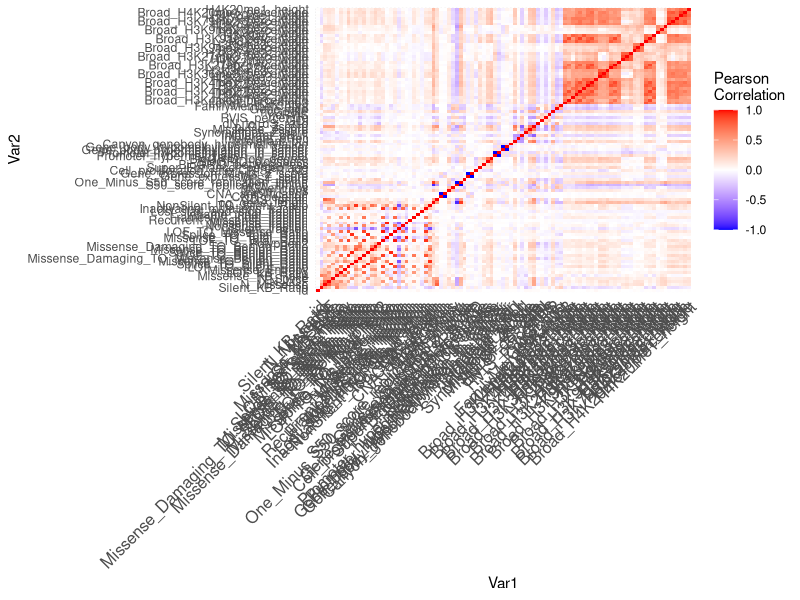
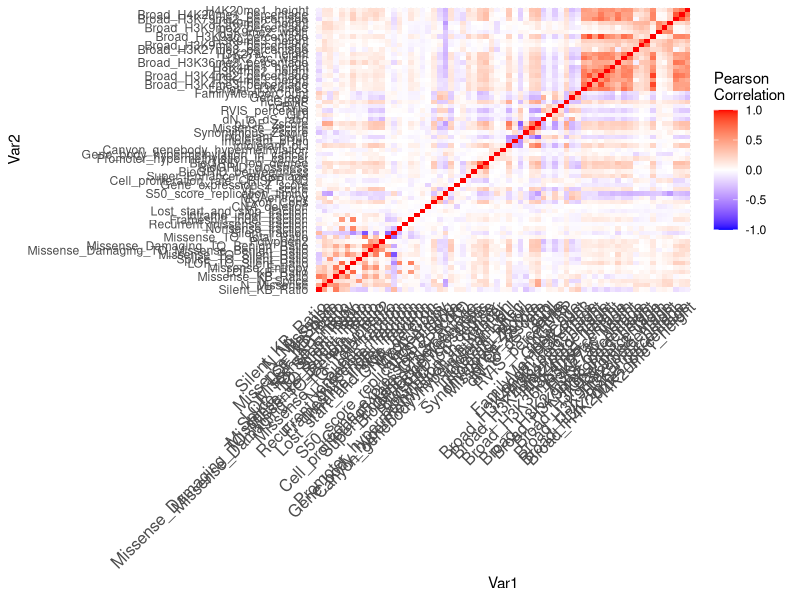
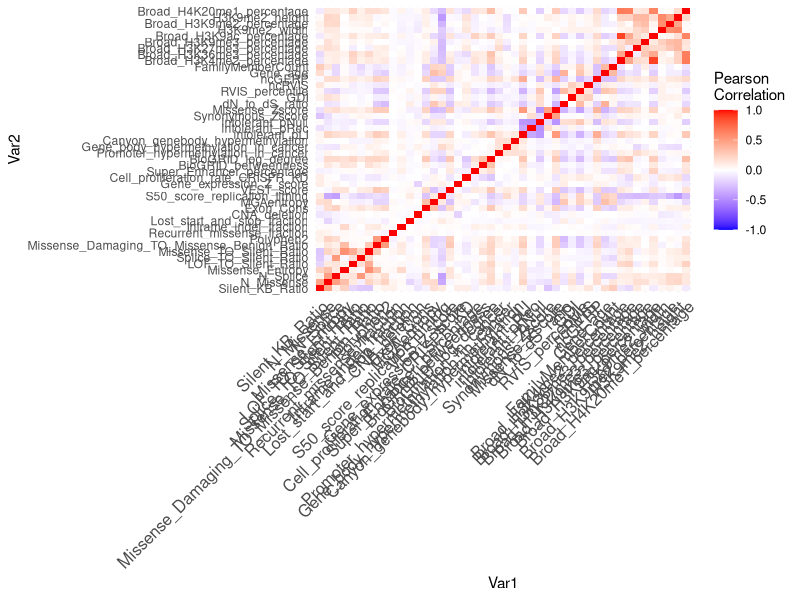
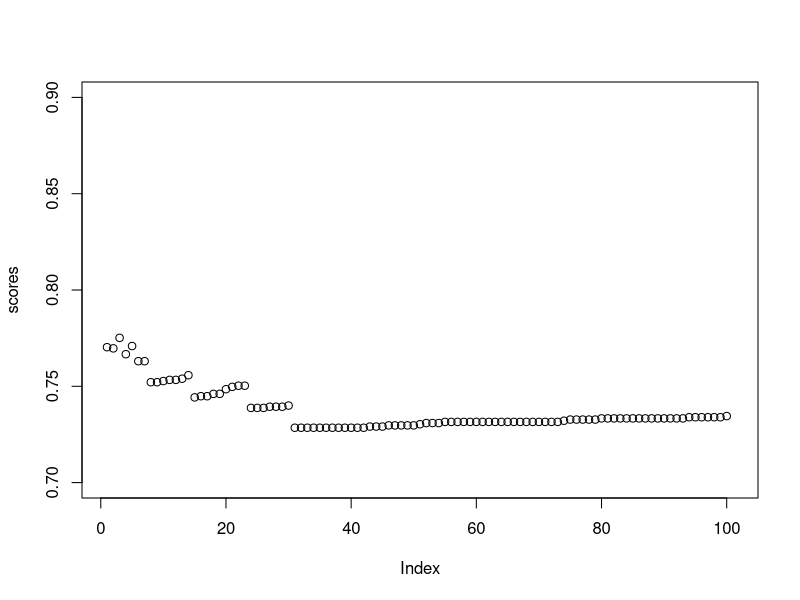
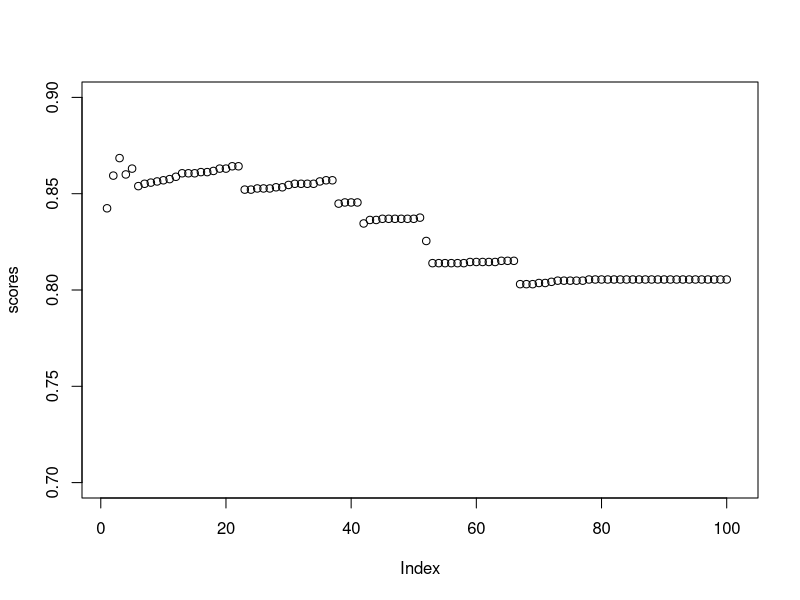
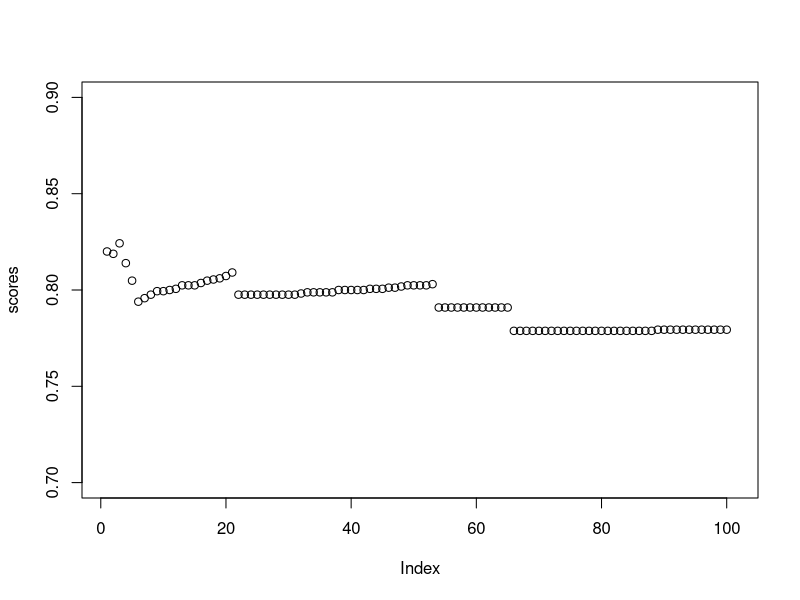
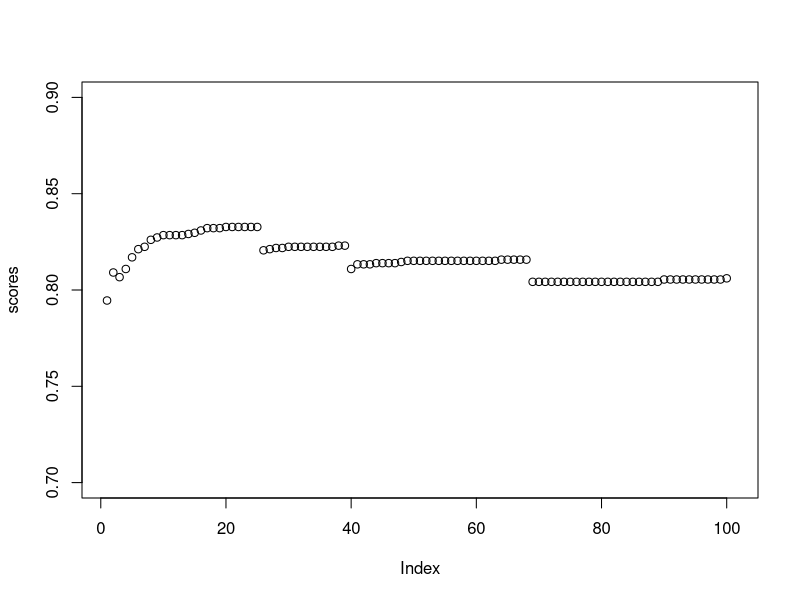
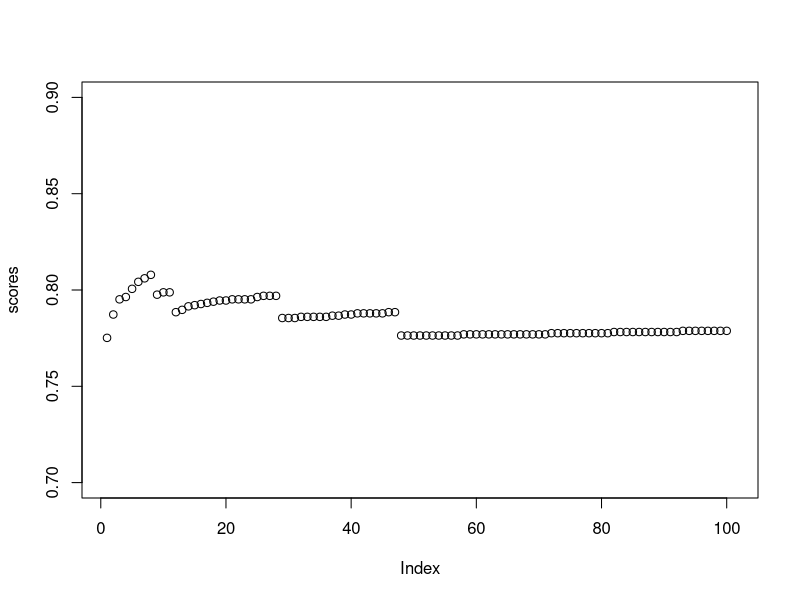

Recreate these plots in R, in order. (Note: this script raises an error after producing the figures.)
## ---- chunk 1
knitr::opts_chunk$set(echo = TRUE, comment = NA)
## ---- chunk 2
training <- read.csv("training.csv", stringsAsFactors = TRUE)
training$class <- factor(training$class)
levels(training$class) <- c("NG", "OG", "TSG")
outlier <- function(data) {
  low <- mean(data) - 3 * sd(data)
  high <- mean(data) + 3 * sd(data)
  which(data < low | data > high)
}
library(ggplot2)
scatter <- function(var) {
  ggplot(training, aes_string(var, "class")) +
    geom_jitter(width = 0.05, height = 0.1, size = 0.1,
                colour = rgb(0, 0, 0, alpha = 1 / 3))
}
scat_plot <- lapply(names(training)[-99], scatter)
library(gridExtra)
# grid.arrange(grobs = scat_plot[1:20], ncol = 4)
# grid.arrange(grobs = scat_plot[21:40], ncol = 4)
# grid.arrange(grobs = scat_plot[41:60], ncol = 4)
# grid.arrange(grobs = scat_plot[61:80], ncol = 4)
# grid.arrange(grobs = scat_plot[81:98], ncol = 4)
outlier_index <- sort(table(unlist(lapply(training[,-99], outlier))), decreasing = TRUE)
outlier_index[1:100]
training <- training[-as.numeric(names(outlier_index)[1:50]),]
sort(training$Missense_TO_Silent_Ratio, decreasing = TRUE)[1:10]
training <- training[-which(training$Missense_TO_Silent_Ratio > 100), ]
sort(training$Missense_KB_Ratio, decreasing = TRUE)[1:10]
training <- training[-which(training$Missense_KB_Ratio > 2000), ]
sort(training$LOF_TO_Silent_Ratio, decreasing = TRUE)[1:10]
training <- training[-which(training$LOF_TO_Silent_Ratio > 5), ]
sort(training$Gene_expression_Z_score, decreasing = TRUE)[1:10]
training <- training[-which(training$Gene_expression_Z_score > 4), ]
sort(training$dN_to_dS_ratio, decreasing = TRUE)[1:10]
training <- training[-which(training$dN_to_dS_ratio > 5),]
sort(training$Silent_KB_Ratio, decreasing = TRUE)[1:10]
training <- training[-which(training$Silent_KB_Ratio > 200), ]
sort(training$Lost_start_and_stop_fraction, decreasing = TRUE)[1:10]
training <- training[-which(training$Lost_start_and_stop_fraction > 0.2),]
sort(training$Synonymous_Zscore, decreasing = FALSE)[1:10]
training <- training[-which(training$Synonymous_Zscore < -15), ]
numeric_training <- training[,-99]

n_zeroes <- rep(NA, nrow(numeric_training))

for(i in seq_len(nrow(numeric_training))){
  row_i_zeroes <- 0
  for(j in seq_len(ncol(numeric_training))){
    if(round(numeric_training[i,j], digits = 5) == 0){
      row_i_zeroes <- row_i_zeroes + 1
    }
  }
  n_zeroes[i] <- row_i_zeroes
}
training <- training[n_zeroes <= 50, ]
# Remove 1 of 2 variables that have r value of 1 or -1 (i.e. perfectly correlated)
perf_corr <- which(abs(cor(training[,-99])) == 1, arr.ind = TRUE)
which(perf_corr[,1] != perf_corr[,2])
training <- training[, -43]
## ---- chunk 3
library(dplyr)
#function to calculate wca
score <- function (conf_mat) {
  print(sum(diag(conf_mat) * c(1, 20, 20)))
  print(sum(diag(conf_mat) * c(1, 20, 20)) / sum(apply(conf_mat, 2, sum) * c(1, 20, 20)))
}

# Set new threshold to account for unbalanced data
classify <- function(probs, k) {
  if (any(probs[2:3] > k)) {
    subset <- probs[2:3]
    output <- which(subset == max(subset))
    if (length(output) > 1) {
        output <- sample(1:2, 1)
    }
  } else {
    output <- 0
  }
  output
}
## ---- chunk 4
library(dplyr)
library(caret)
set.seed(12)
mn <- nnet::multinom(class ~ ., data = training, model = TRUE)
tidymn <- broom::tidy(mn) %>% arrange(p.value)
tidymn <- tidymn %>% filter(p.value < 0.05 / nrow(tidymn))
terms <- unique(tidymn$term)[-1]
terms
library(dplyr)
sig <- logical(97)
names(sig) <- names(training)[-98]
k <- 1
diffs <- logical(97)
for (var in names(training)[-98]) {
  model <- aov(training[[var]] ~ factor(training$class))
  sig[k] <- summary(model)[[1]][1, 5]
  diffs[k] <- all(TukeyHSD(model)$`factor(training$class)`[, 4] < 0.05 / 97)
  k <- k + 1
}
sort(sig[diffs])
score <- function (conf_mat) {
  sum(diag(conf_mat) * c(1, 20, 20)) / sum(apply(conf_mat, 2, sum) * c(1, 20, 20))
}

sig_terms <- names(sort(sig[diffs]))
combo_terms <- table(c(terms, sig_terms)) == 2
final_terms <- names(combo_terms[combo_terms])
term_mat <- cor(training %>% select(all_of(final_terms)))

ind_terms <- final_terms[-c(1, 3, 4, 5, 10, 11, 13, 14, 15, 17)]
vars <- training
cor_mtx = round(cor(vars[, names(vars) != "class"]), 2)
library(reshape2)
#reshape it
melted_cor_mtx <- melt(cor_mtx)

#draw the heatmap
cor_heatmap = ggplot(data = melted_cor_mtx, aes(x=Var1, y=Var2, fill=value)) + geom_tile()
cor_heatmap = cor_heatmap +
scale_fill_gradient2(low = "blue", high = "red", mid = "white", midpoint = 0, limit = c(-1,1), space = "Lab", name="Pearson\nCorrelation") + 
theme_minimal() +
theme(axis.text.x = element_text(angle = 45, vjust = 1, size = 12, hjust = 1))

cor_heatmap
which(abs(cor_mtx) > 0.75, arr.ind = TRUE)
vars <- vars[, -c(1, 4, 32, 13, 18, 21, 29, 14, 20, 15, 30, 15, 24, 31, 38, 34, 41, 48, 50, 68, 86, 88, 71, 72, 78, 74, 76, 80, 82, 83, 92, 94, 95)]
cor_mtx = round(cor(vars[, names(vars) != "class"]), 2)
library(reshape2)
#reshape it
melted_cor_mtx <- melt(cor_mtx)

#draw the heatmap
cor_heatmap = ggplot(data = melted_cor_mtx, aes(x=Var1, y=Var2, fill=value)) + geom_tile()
cor_heatmap = cor_heatmap +
scale_fill_gradient2(low = "blue", high = "red", mid = "white", midpoint = 0, limit = c(-1,1), space = "Lab", name="Pearson\nCorrelation") + 
theme_minimal() +
theme(axis.text.x = element_text(angle = 45, vjust = 1, size = 12, hjust = 1))

cor_heatmap
which(abs(cor_mtx) > 0.6, arr.ind = TRUE)
vars <- vars[, -c(4, 5, 15, 17, 11, 13, 14, 29, 39, 47, 48, 51, 49,
                  54, 55, 52, 58, 63, 65)]
cor_mtx = round(cor(vars[, names(vars) != "class"]), 2)
library(reshape2)
#reshape it
melted_cor_mtx <- melt(cor_mtx)

#draw the heatmap
cor_heatmap = ggplot(data = melted_cor_mtx, aes(x=Var1, y=Var2, fill=value)) + geom_tile()
cor_heatmap = cor_heatmap +
scale_fill_gradient2(low = "blue", high = "red", mid = "white", midpoint = 0, limit = c(-1,1), space = "Lab", name="Pearson\nCorrelation") + 
theme_minimal() +
theme(axis.text.x = element_text(angle = 45, vjust = 1, size = 12, hjust = 1))

cor_heatmap
set.seed(12)
mn <- nnet::multinom(class ~ ., data = vars, model = TRUE)
tidymn <- broom::tidy(mn) %>% arrange(p.value)
tidymn <- tidymn %>% filter(p.value < 0.05 / nrow(tidymn))
terms <- unique(tidymn$term)[-1]
## ---- chunk 5
vars <- training %>% select(all_of(terms), class)
set.seed(91232)
thresh_list <- list()
length(thresh_list) <- 10
j <- 1
for (rand in ceiling(runif(10, min = 1, max = 10000000))) {
  set.seed(rand)
  vars_test <- createDataPartition(vars$class, p = 0.8, 
                                    list = FALSE)
  vars_train <- vars[vars_test, ]
  vars_test <- vars[-vars_test, ]
  
  train_cont <- trainControl(method = "cv", number = 5, classProbs = TRUE, savePredictions = TRUE)
  lda_ft <- train(class ~ ., data = vars_train, method = "lda", preProc = c("center", "scale"),
                  trControl = train_cont)
  preds <- predict(lda_ft, newdata = vars_test, type = "prob")
  scores <- numeric(101)
  for (i in seq(from = 0, to = 0.1, by = 0.001)) {
    lda_mod <- table("pred"=apply(preds, 1, classify, k = i), "obs" = vars_test$class)
    lda_mod
    scores[i*1000] <- score(lda_mod)
  }
  names(scores) <- seq(from = 0, to = 0.1, by = 0.001)
  plot(scores, ylim = c(0.7, 0.9))
  best_thresh <- names(scores)[scores == max(scores)]
  max(scores)
  thresh_list[[j]] <- best_thresh
  j <- j + 1
}
mean(as.numeric(unlist(thresh_list)))
median(as.numeric(unlist(thresh_list)))
set.seed(42)
  vars_test <- createDataPartition(vars$class, p = 0.8, 
                                    list = FALSE)
  vars_train <- vars[vars_test, ]
  vars_test <- vars[-vars_test, ]
  train_cont <- trainControl(method = "cv", number = 5, classProbs = TRUE, savePredictions = TRUE)
  lda_ft <- train(class ~ ., data = vars_train, method = "lda", preProc = c("center", "scale"),
                  trControl = train_cont)
    preds <- predict(lda_ft, newdata = vars_test, type = "prob")
 lda_mod <- table("pred"=apply(preds, 1, classify, k = 0.01), "obs" = vars_test$class)
  lda_mod
  score(lda_mod)
## ---- chunk 6
library(boot)

terms_glm <- glm(class ~ ., data = vars)
## ---- chunk 7
#Initialize stuff 
set.seed(420) #so we consistently generate the same random numbers
reps = 50
seeds = sample(1:999999999, size = reps, replace = FALSE)
lda_scores <- rep(NA, reps)


# Test with multiple seeds and record scores
for (i in seq_len(reps)){
  set.seed(seeds[i])
  
  vars_split <- createDataPartition(vars$class, p = 0.8, list = FALSE)
  vars_train <- vars[vars_split, ]
  vars_test <- vars[-vars_split, ]
  
  #LDA 
  train_cont <- trainControl(method = "cv", number = 5,
                             classProbs = TRUE, savePredictions = TRUE)
  lda_ft <- train(class ~ ., data = vars_train, method = "lda",
                 preProc = c("center", "scale"), trControl = train_cont)
  preds <- predict(lda_ft, newdata = vars_test, type = "prob")
  lda_mod <- table("pred" = apply(preds, 1, classify, k = 0.005),
                   "obs" = vars_test$class)
  lda_scores[i] <- score(lda_mod)
  
  #Logistic Regression
  
}



summary(lda_scores)
## ---- chunk 8
tests <- read.csv("test.csv")
preds <- predict(lda_ft, newdata = tests, type = "prob")
preds <- apply(preds, 1, classify, k = 0.01)
names(preds) <- tests$id
csv_file <- data.frame("id" = tests$id,
                       "class" = preds)
#write.csv(csv_file, "modelpredictions9.csv", row.names = FALSE)
model_2_beta <- read.csv("modelpredictions2_beta.csv")
table("BEST MOD" = model_2_beta$class, csv_file$class)
